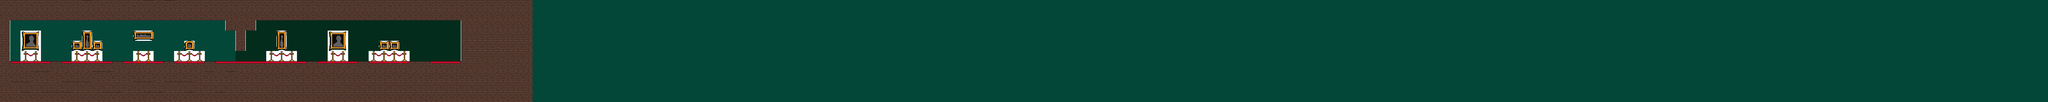

Rendered tile map (Tiled .tmx) drawn with the repository's tilesets; below, a short description and the map source with its tile grids summarised:
An orthogonal 200x10 tile map with 50x50 px tiles, 4 tile layers (Tile Layer 4, Tile Layer 3, Tile Layer 2 - CHARACTER, Tile Layer 1).

<map version="1.0" orientation="orthogonal" renderorder="right-down" width="200" height="10" tilewidth="50" tileheight="50">
 <tileset firstgid="1" name="museum tileset4" tilewidth="50" tileheight="50">
  <image source="museum tileset4.png" trans="ffffff" width="400" height="300" />
 </tileset>
 <layer name="Tile Layer 4" width="200" height="10">
  <data>[2000 cells, 2000 non-empty, 2 distinct tile ids]</data>
 </layer>
 <layer name="Tile Layer 3" width="200" height="10">
  <data>[2000 cells, 19 non-empty, 10 distinct tile ids]</data>
 </layer>
 <layer name="Tile Layer 2 - CHARACTER" width="200" height="10">
  <data>[2000 cells, 349 non-empty, 12 distinct tile ids]</data>
 </layer>
 <layer name="Tile Layer 1" width="200" height="10">
  <data>[2000 cells, 19 non-empty, 3 distinct tile ids]</data>
 </layer>
</map>